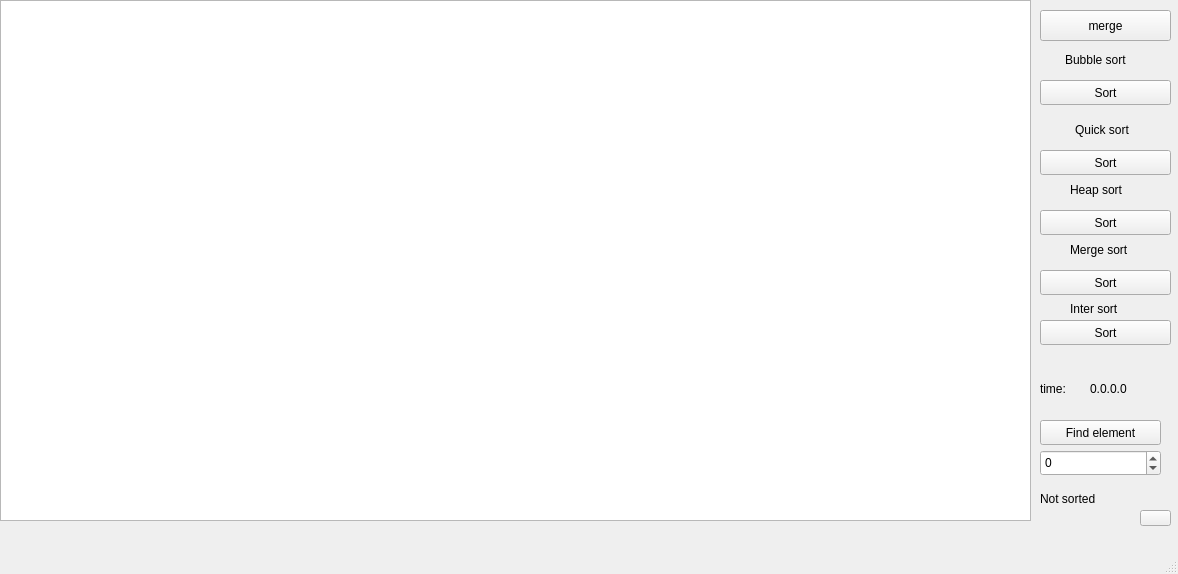
<?xml version="1.0" encoding="UTF-8"?>
<ui version="4.0">
 <class>MainWindow</class>
 <widget class="QMainWindow" name="MainWindow">
  <property name="geometry">
   <rect>
    <x>0</x>
    <y>0</y>
    <width>1178</width>
    <height>574</height>
   </rect>
  </property>
  <property name="windowTitle">
   <string>MainWindow</string>
  </property>
  <widget class="QWidget" name="centralwidget">
   <widget class="QGraphicsView" name="graphicsView">
    <property name="geometry">
     <rect>
      <x>0</x>
      <y>0</y>
      <width>1031</width>
      <height>521</height>
     </rect>
    </property>
   </widget>
   <widget class="QPushButton" name="pushButtonMerge">
    <property name="geometry">
     <rect>
      <x>1040</x>
      <y>10</y>
      <width>131</width>
      <height>31</height>
     </rect>
    </property>
    <property name="text">
     <string>merge</string>
    </property>
   </widget>
   <widget class="QLabel" name="label">
    <property name="geometry">
     <rect>
      <x>1065</x>
      <y>50</y>
      <width>91</width>
      <height>20</height>
     </rect>
    </property>
    <property name="text">
     <string>Bubble sort</string>
    </property>
   </widget>
   <widget class="QPushButton" name="pushButtonBubbe">
    <property name="geometry">
     <rect>
      <x>1040</x>
      <y>80</y>
      <width>131</width>
      <height>25</height>
     </rect>
    </property>
    <property name="text">
     <string>Sort</string>
    </property>
   </widget>
   <widget class="QPushButton" name="pushButtonQuick">
    <property name="geometry">
     <rect>
      <x>1040</x>
      <y>150</y>
      <width>131</width>
      <height>25</height>
     </rect>
    </property>
    <property name="text">
     <string>Sort</string>
    </property>
   </widget>
   <widget class="QLabel" name="label_2">
    <property name="geometry">
     <rect>
      <x>1075</x>
      <y>120</y>
      <width>81</width>
      <height>20</height>
     </rect>
    </property>
    <property name="text">
     <string>Quick sort</string>
    </property>
   </widget>
   <widget class="QPushButton" name="pushButtonHeap">
    <property name="geometry">
     <rect>
      <x>1040</x>
      <y>210</y>
      <width>131</width>
      <height>25</height>
     </rect>
    </property>
    <property name="text">
     <string>Sort</string>
    </property>
   </widget>
   <widget class="QLabel" name="label_3">
    <property name="geometry">
     <rect>
      <x>1070</x>
      <y>180</y>
      <width>71</width>
      <height>20</height>
     </rect>
    </property>
    <property name="text">
     <string>Heap sort</string>
    </property>
   </widget>
   <widget class="QPushButton" name="pushButtonMerge_2">
    <property name="geometry">
     <rect>
      <x>1040</x>
      <y>270</y>
      <width>131</width>
      <height>25</height>
     </rect>
    </property>
    <property name="text">
     <string>Sort</string>
    </property>
   </widget>
   <widget class="QLabel" name="label_4">
    <property name="geometry">
     <rect>
      <x>1070</x>
      <y>240</y>
      <width>81</width>
      <height>20</height>
     </rect>
    </property>
    <property name="text">
     <string>Merge sort</string>
    </property>
   </widget>
   <widget class="QPushButton" name="pushButtonFindElement">
    <property name="geometry">
     <rect>
      <x>1040</x>
      <y>420</y>
      <width>121</width>
      <height>25</height>
     </rect>
    </property>
    <property name="text">
     <string>Find element</string>
    </property>
   </widget>
   <widget class="QLabel" name="labelFind">
    <property name="geometry">
     <rect>
      <x>1040</x>
      <y>490</y>
      <width>121</width>
      <height>17</height>
     </rect>
    </property>
    <property name="text">
     <string>Not sorted</string>
    </property>
   </widget>
   <widget class="QSpinBox" name="spinBox">
    <property name="geometry">
     <rect>
      <x>1040</x>
      <y>450</y>
      <width>121</width>
      <height>26</height>
     </rect>
    </property>
    <property name="minimum">
     <number>-250</number>
    </property>
    <property name="maximum">
     <number>750</number>
    </property>
   </widget>
   <widget class="QPushButton" name="pushButton">
    <property name="geometry">
     <rect>
      <x>1140</x>
      <y>510</y>
      <width>31</width>
      <height>16</height>
     </rect>
    </property>
    <property name="text">
     <string/>
    </property>
   </widget>
   <widget class="QLabel" name="label_5">
    <property name="geometry">
     <rect>
      <x>1070</x>
      <y>300</y>
      <width>66</width>
      <height>17</height>
     </rect>
    </property>
    <property name="text">
     <string>Inter sort</string>
    </property>
   </widget>
   <widget class="QPushButton" name="pushButtonInter">
    <property name="geometry">
     <rect>
      <x>1040</x>
      <y>320</y>
      <width>131</width>
      <height>25</height>
     </rect>
    </property>
    <property name="text">
     <string>Sort</string>
    </property>
   </widget>
   <widget class="QLabel" name="label_6">
    <property name="geometry">
     <rect>
      <x>1040</x>
      <y>380</y>
      <width>41</width>
      <height>17</height>
     </rect>
    </property>
    <property name="text">
     <string>time:</string>
    </property>
   </widget>
   <widget class="QLabel" name="labelTime">
    <property name="geometry">
     <rect>
      <x>1090</x>
      <y>380</y>
      <width>81</width>
      <height>17</height>
     </rect>
    </property>
    <property name="text">
     <string>0.0.0.0</string>
    </property>
   </widget>
  </widget>
  <widget class="QMenuBar" name="menubar">
   <property name="geometry">
    <rect>
     <x>0</x>
     <y>0</y>
     <width>1178</width>
     <height>22</height>
    </rect>
   </property>
  </widget>
  <widget class="QStatusBar" name="statusbar"/>
 </widget>
 <resources/>
 <connections/>
</ui>
